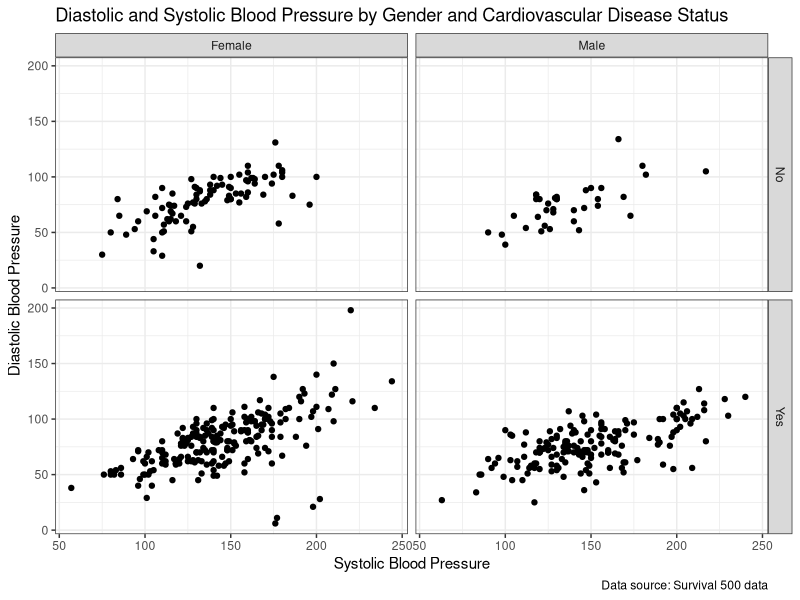

Here is the R script that generated this plot: (Note: this script raises an error after producing the figure.)
# JOUNRAL A UPDATE
library(tidyverse)

surv<-read.csv("data/whas500.csv")%>%
  mutate(LENFOLY = round(LENFOL/365.25, 2), ## change follow-up days to years for better visualization
         AFB_C = ifelse(AFB==1, "Active", "Non-Active"),
         GENDER_C = ifelse(GENDER==1, "Male", "Female"),
         CVD_C = ifelse(CVD==1, "Yes", "No")) 


pubgraph1<-
  ggplot(data = surv, mapping = aes(x =SYSBP , y =DIASBP)) + 
  geom_point() +
  facet_grid(rows = vars(CVD_C), cols = vars(GENDER_C)) +
  labs(title="Diastolic and Systolic Blood Pressure by Gender and Cardiovascular Disease Status",
       x="Systolic Blood Pressure",
       y="Diastolic Blood Pressure",
       caption="Data source: Survival 500 data") +
  theme_bw()

ggplot2::ggsave(filename="images/pubgraph1-dotJA1.jpg",
                plot=pubgraph1,
                device="jpg",
                dpi = 72,
                width=450,
                height=400,
                units = "px")